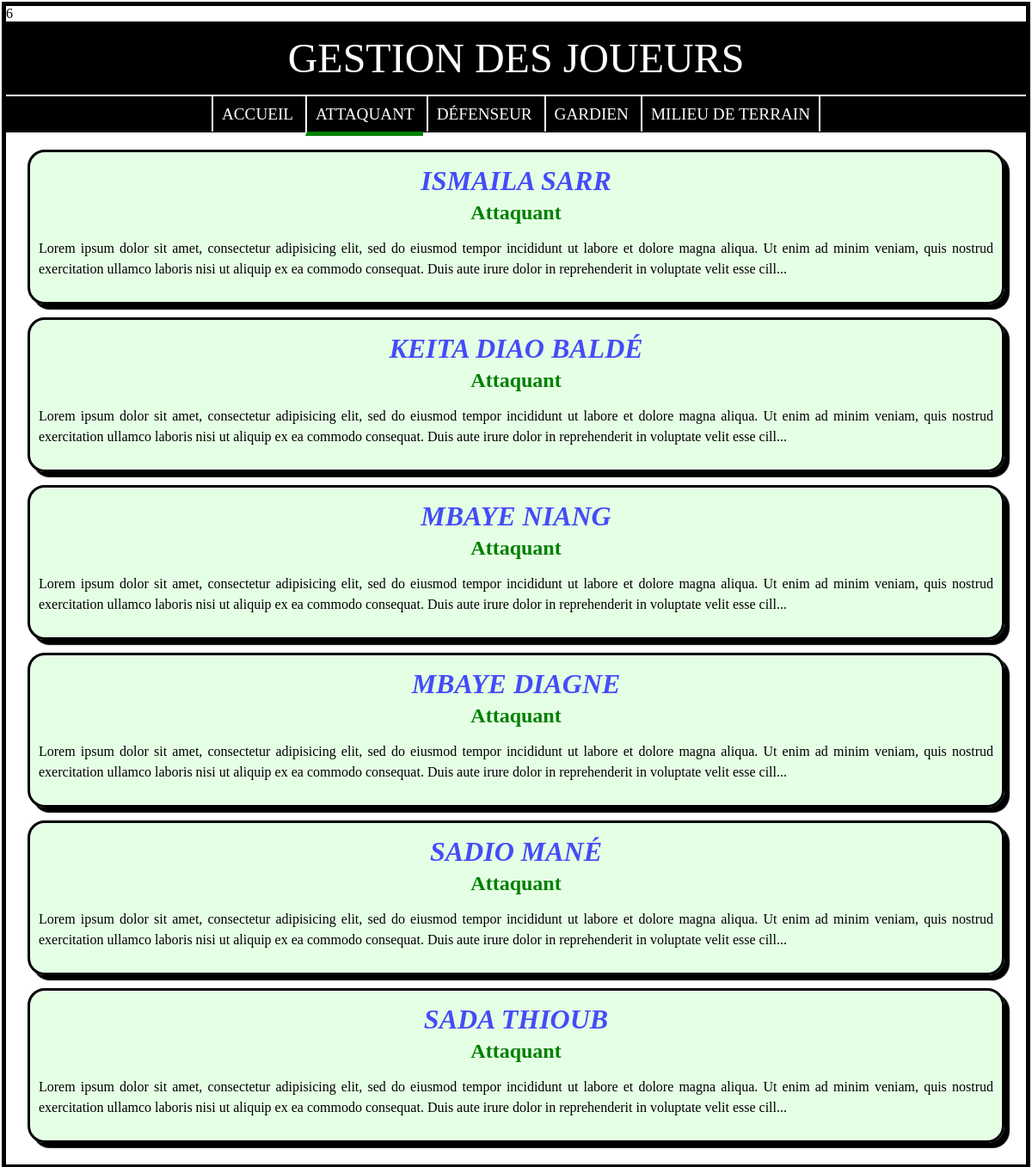
The app's page /index.php?action=profil&id=4 with its own data.
### tables this page shows
CREATE TABLE Profil(
	id int primary key auto_increment,
	libelle varchar(20)
);

CREATE TABLE Joueur(
	id int primary key auto_increment,
	nom varchar(20),
	prenom varchar(20),
	dateCreation datetime DEFAULT NOW(),
	dateModification datetime DEFAULT NOW(),
	description text,
	profil int
);

### data_access/dao/ConnexionDB.php (called while the page is built, shortened)
<?php
class ConnexionDB
{
    private static $_host = 'localhost';
    private static $_user = 'root';
    private static $_password = '';
    private static $_database = 'gestion_joueurs';
    private static $instance;
    public static function getInstance() {
        if (is_null(self::$instance)) {
            try {
                self::$instance = new PDO('mysql:host='.self::$_host.';dbname='.self::$_database.';charset=utf8', self::$_user, self::$_password);
            } catch (Exception $e) {
                die("Erreur de connexion à la base de données : ".$e);
            }
        }
        return self::$instance;
    }
}
?>

### data_access/dao/FabriqueDAO.php (called while the page is built, shortened)
<?php
require_once 'EntityManager.php';
require_once 'JoueurManager.php';
require_once 'ProfilManager.php';
class FabriqueDAO
{
    public static function getDAOInstance($instance) {
        if(strcmp($instance, 'profil') == 0) {
            return new ProfilManager();
        }
        if(strcmp($instance, 'joueur') == 0) {
            return new JoueurManager();
        }
    }
}
?>

### data_access/dao/EntityManager.php (called while the page is built, shortened)
<?php
	require_once 'ConnexionDB.php';
	abstract class EntityManager
	{
		protected $bdd;
		function __construct()
		{
			$this->bdd = ConnexionDB::getInstance();
		}
		protected function getList($table)
		{
			$data = $this->bdd->query('SELECT * FROM '.$table);
			return $data->fetchAll(PDO::FETCH_CLASS, ucfirst($table));
		}
	}
?>

### data_access/dao/ProfilManager.php (called while the page is built, shortened)
<?php
	class ProfilManager extends EntityManager
	{
		public function getList($table='Profil')
		{
			return parent::getList($table);
		}
	}
?>

### data_access/dao/JoueurManager.php (called while the page is built, shortened)
<?php
	class JoueurManager extends EntityManager
	{
		public function getByProfilId($id, $table='Joueur')
		{
			$data = $this->bdd->query('SELECT * FROM '.$table.' WHERE profil = '.$id);
			return $data->fetchAll(PDO::FETCH_CLASS, ucfirst($table));
		}
	}
?>

### data_access/Joueur.php (called while the page is built, shortened)
<?php
	class Joueur
	{
		public $profil;
		public function profil_str()
		{
			switch ($this->profil)
			{
				case 4:
					return 'Attaquant';
			}
		}
	}
?>

### includes/liste_joueurs.php (the view, shortened to what this page needs)
<!DOCTYPE html>
<html>
<head>
	<link rel="stylesheet" type="text/css" href="assets/css/style.css">
</head>
<body>
	<?php
		require_once 'includes/entete.php';
		require_once 'includes/menu.php';
	?>
	<div id="contenu">
		<?php if (!empty($joueurs)): ?>
			<?php foreach ($joueurs as $joueur): ?>
				<div class="fiche_joueur">
					<h1><a href="index.php?action=joueur&id=<?= $joueur->id ?>"><?= $joueur->prenom. ' ' .$joueur->nom ?></a></h1>
					<h2><a href="index.php?action=profil&id=<?= $joueur->profil ?>"><?= $joueur->profil_str() ?></a></h2>
					<p><?= substr($joueur->description, 0, 300) . '...' ?></p>
				</div>
			<?php endforeach ?>
		<?php else: ?>
			<div class="message">Aucun joueur trouvé</div>
		<?php endif ?>
	</div>
</body>
</html>

### includes/menu.php
<?php
	$uri = $_SERVER['REQUEST_URI'];
	$queryString = $_SERVER['QUERY_STRING'];
?>
<div id="menu">
	<ul>
		<li><a href="index.php" <?= substr($uri, -9) === 'index.php' ? ' class="menu_actif"':'' ?>>Accueil</a></li>
		<?php foreach ($profils as $profil): ?>
			<li><a href="index.php?action=profil&id=<?= $profil->id ?>"  <?= !empty($queryString) && $queryString === 'action=profil&id='.$profil->id ? ' class="menu_actif"':'' ?>><?= $profil->libelle ?></a></li>
		<?php endforeach ?>
	</ul>
</div>

### assets/css/style.css (style rules this page uses)
body { margin: 2px; padding: 0px; border: solid 5px black; }
#menu { padding: 10px; margin: 0px; text-align: center; border-top: solid 2px white; background-color: black; }
#menu ul { margin: 0px; padding: 0px; }
#menu li { display: inline; }
#menu li a { padding: 10px; color: white; font-size: 1.2em; text-transform: uppercase; text-decoration: none; border-left: 2px solid white; }
#menu ul :last-child a { border-right: 2px solid white; }
#menu li a.menu_actif { border-bottom: solid 5px green; }
#contenu { padding: 10px; }
#contenu h1, #contenu h2 { text-align: center; padding: 0px; margin: 0px; margin-top: 5px; }
#contenu h1,#contenu h1 a { text-decoration: none; text-transform: uppercase; font-style: italic; color: rgba(0, 0, 255, 0.7); }
#contenu h2,#contenu h2 a { text-decoration: none; color: green; }
.fiche_joueur { margin: 15px; padding: 10px; border:3px solid black; border-radius: 20px; background-color: rgba(0, 255, 0, 0.1); box-shadow: 6px 6px 1px black; }
.fiche_joueur:first-child { margin-top: 10px; }
.fiche_joueur:last-child { margin-top: 15px; }
.fiche_joueur p { line-height: 1.5; text-align: justify; }

### records on screen
profil: libelle "ATTAQUANT"
profil: libelle "DÉFENSEUR"
profil: libelle "GARDIEN"
profil: libelle "MILIEU DE TERRAIN"
joueur: prenom "ISMAILA", nom "SARR", profil "Attaquant", description "Lorem ipsum dolor sit amet, consectetur adipisicing elit, sed do eiusmod tempor incididunt ut labore et dolore magna aliqua. Ut enim ad minim veniam, quis nostrud exercitation ullamco laboris nisi ut aliquip ex ea commodo consequat. Duis aute irure dolor in reprehenderit in voluptate velit esse cill"
joueur: prenom "KEITA DIAO", nom "BALDÉ", profil "Attaquant", description "Lorem ipsum dolor sit amet, consectetur adipisicing elit, sed do eiusmod tempor incididunt ut labore et dolore magna aliqua. Ut enim ad minim veniam, quis nostrud exercitation ullamco laboris nisi ut aliquip ex ea commodo consequat. Duis aute irure dolor in reprehenderit in voluptate velit esse cill"
joueur: prenom "MBAYE", nom "NIANG", profil "Attaquant", description "Lorem ipsum dolor sit amet, consectetur adipisicing elit, sed do eiusmod tempor incididunt ut labore et dolore magna aliqua. Ut enim ad minim veniam, quis nostrud exercitation ullamco laboris nisi ut aliquip ex ea commodo consequat. Duis aute irure dolor in reprehenderit in voluptate velit esse cill"
joueur: prenom "MBAYE", nom "DIAGNE", profil "Attaquant", description "Lorem ipsum dolor sit amet, consectetur adipisicing elit, sed do eiusmod tempor incididunt ut labore et dolore magna aliqua. Ut enim ad minim veniam, quis nostrud exercitation ullamco laboris nisi ut aliquip ex ea commodo consequat. Duis aute irure dolor in reprehenderit in voluptate velit esse cill"
joueur: prenom "SADIO", nom "MANÉ", profil "Attaquant", description "Lorem ipsum dolor sit amet, consectetur adipisicing elit, sed do eiusmod tempor incididunt ut labore et dolore magna aliqua. Ut enim ad minim veniam, quis nostrud exercitation ullamco laboris nisi ut aliquip ex ea commodo consequat. Duis aute irure dolor in reprehenderit in voluptate velit esse cill"
joueur: prenom "SADA", nom "THIOUB", profil "Attaquant", description "Lorem ipsum dolor sit amet, consectetur adipisicing elit, sed do eiusmod tempor incididunt ut labore et dolore magna aliqua. Ut enim ad minim veniam, quis nostrud exercitation ullamco laboris nisi ut aliquip ex ea commodo consequat. Duis aute irure dolor in reprehenderit in voluptate velit esse cill"
